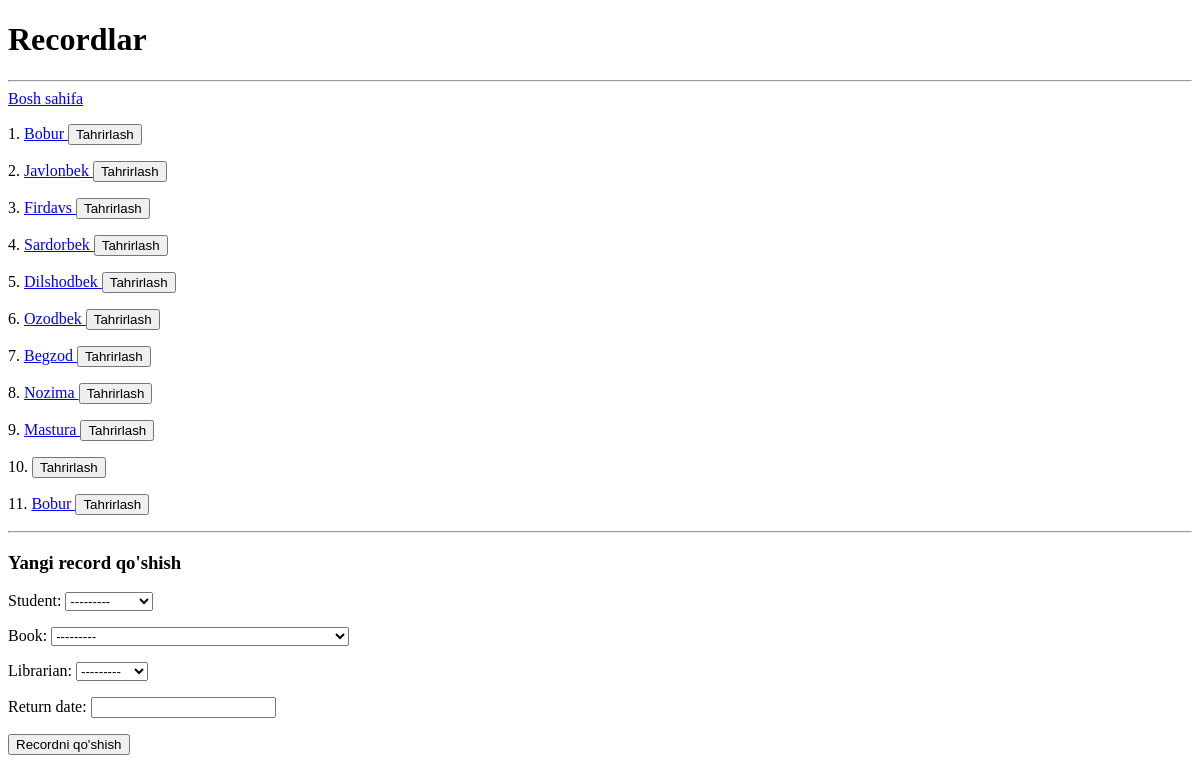
Page /recordlar/ on the earlier database version.
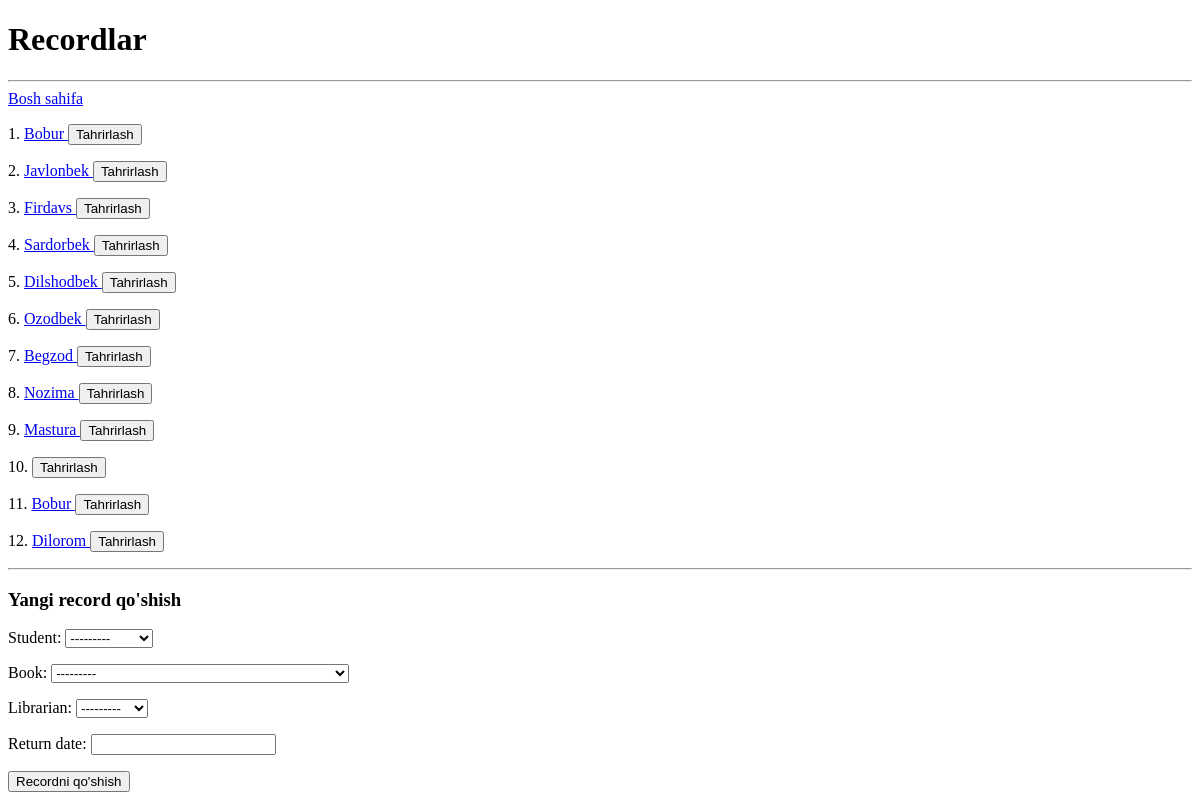
Same page on the later database version.
### main/models.py (models this page shows, shortened)
class Record(models.Model):
    student = models.ForeignKey(Student, on_delete=models.SET_NULL, null=True, blank=True)
    book = models.ForeignKey(Book, on_delete=models.SET_NULL, null=True, blank=True)
    librarian = models.ForeignKey(Librarian, on_delete=models.SET_NULL, null=True, blank=True)
    birth_off_date = models.DateField(auto_now_add=True)
    return_date = models.DateField(blank=True, null=True)

class Student(models.Model):
    name = models.CharField(max_length=100)
    group = models.CharField(max_length=100)
    course = models.IntegerField(default=1)
    number_of_books = models.IntegerField(default=0)
    def __str__(self):
        return self.name

### main/views.py (the view)
# urls.py: path('recordlar/', records_view, name='recordlar'),
def records_view(request):
    form = RecordForm()
    if request.method == "POST":
        form = RecordForm(request.POST)
        if form.is_valid():
            form.save()
        return redirect('recordlar')
    context = {
            "records": Record.objects.all(),
            "talabalar": Student.objects.all(),
            "kitoblar": Book.objects.all(),
            "librarians": Librarian.objects.all(),
            'form': form
        }
    return render(request, "records.html", context)

### main/forms.py
class RecordForm(forms.ModelForm):
    class Meta:
        model = Record
        fields = '__all__'

### main/models.py (called while the page is built)
    def __str__(self):
        if self.author:
            return f'{self.title}  [{self.author.name}]'
        return f'{self.title}'

    def __str__(self):
        return self.name

### templates/records.html (shortened to what this page needs)
<!DOCTYPE html>
<html lang="en">
<head>
</head>
<body>
<h1>Recordlar</h1>
<hr>
<a href="/">Bosh sahifa</a>
    {% for record in records %}
    <p>
        {{ forloop.counter }}.
        <a href="/recodlar/{{ record.id }}/">
            {{ record.student.name }}
        </a>
        <a href="{% url 'record-update' record.id %}">
            <button>
                Tahrirlash
            </button>
        </a>
    </p>
    {% endfor %}
    <hr>
    <h3>Yangi record qo'shish</h3>
    <form method="post">
        {{ form.as_p }}
        <button type="submit">Recordni  qo'shish</button>
    </form>
</body>
</html>

Differences in the rows shown:
added Record: student.name "Dilorom"
